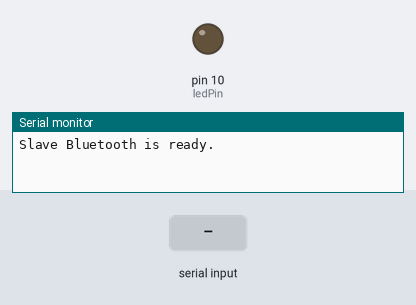
Bench run of a sketch on a simulated Arduino Uno, built with avr-gcc and run on an emulated ATmega328P. Shown: output pins drawn as LEDs (lit = HIGH), the last lines printed to the serial monitor. The test bench sets the inputs (shaded band).

Above: at 1.2 s.
1.3 s: "90,45\n" received over Serial
At 2.1 s:
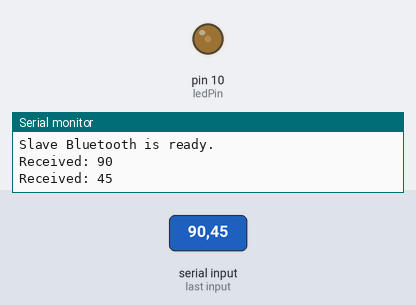
3.8 s: "30,150\n" received over Serial
At 4.4 s:
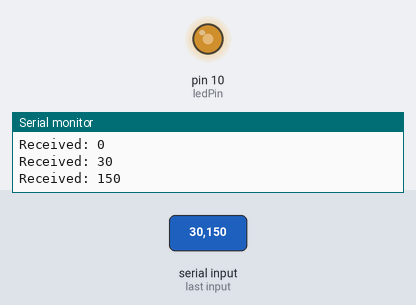
6.3 s: "200\n" received over Serial
At 7.1 s:
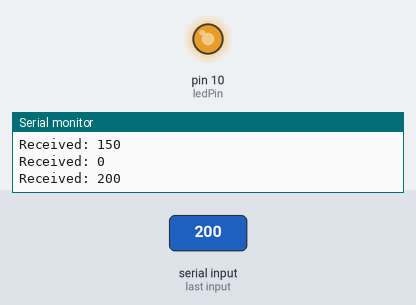
Timing chart, 0 to 9.3 s (numbered marks = the images above; inputs shaded):
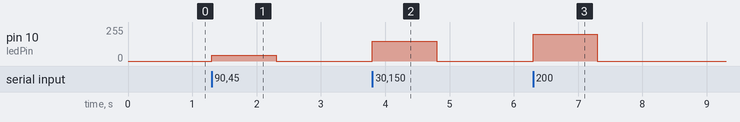

The sketch:

Slave.ino
```cpp
const int ledPin = 10;

void setup() {
  Serial.begin(38400);
  Serial.println("Slave Bluetooth is ready.");


  pinMode(ledPin, OUTPUT);
}

void loop() {
  if (Serial.available()) {
    int receivedValue = Serial.parseInt();  // Read the value as an integer
    if (receivedValue >= 0 && receivedValue <= 255) {
      Serial.print("Received: ");
      Serial.println(receivedValue);
      analogWrite(ledPin, receivedValue);
    }
  }
}
```

Measured:
- after the input at 1.3 s, pin 10 (ledPin): 0/255 → 45/255 at once, → 0/255 1.0 s later
- after the input at 3.8 s, pin 10 (ledPin): 0/255 → 150/255 at once, → 0/255 1.0 s later
- after the input at 6.3 s, pin 10 (ledPin): 0/255 → 200/255 at once, → 0/255 1.0 s later
